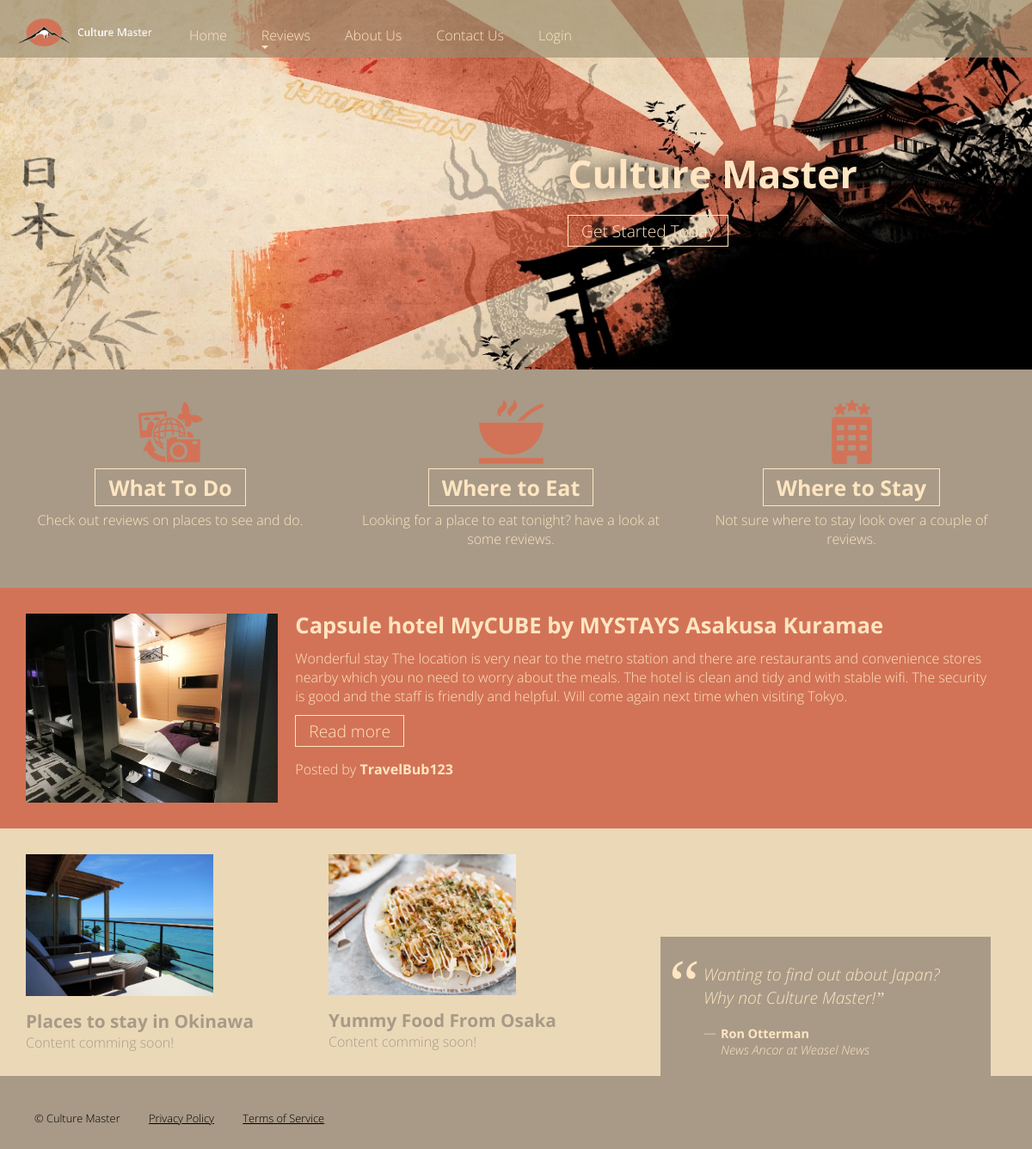
Page /home/ on the earlier database version.
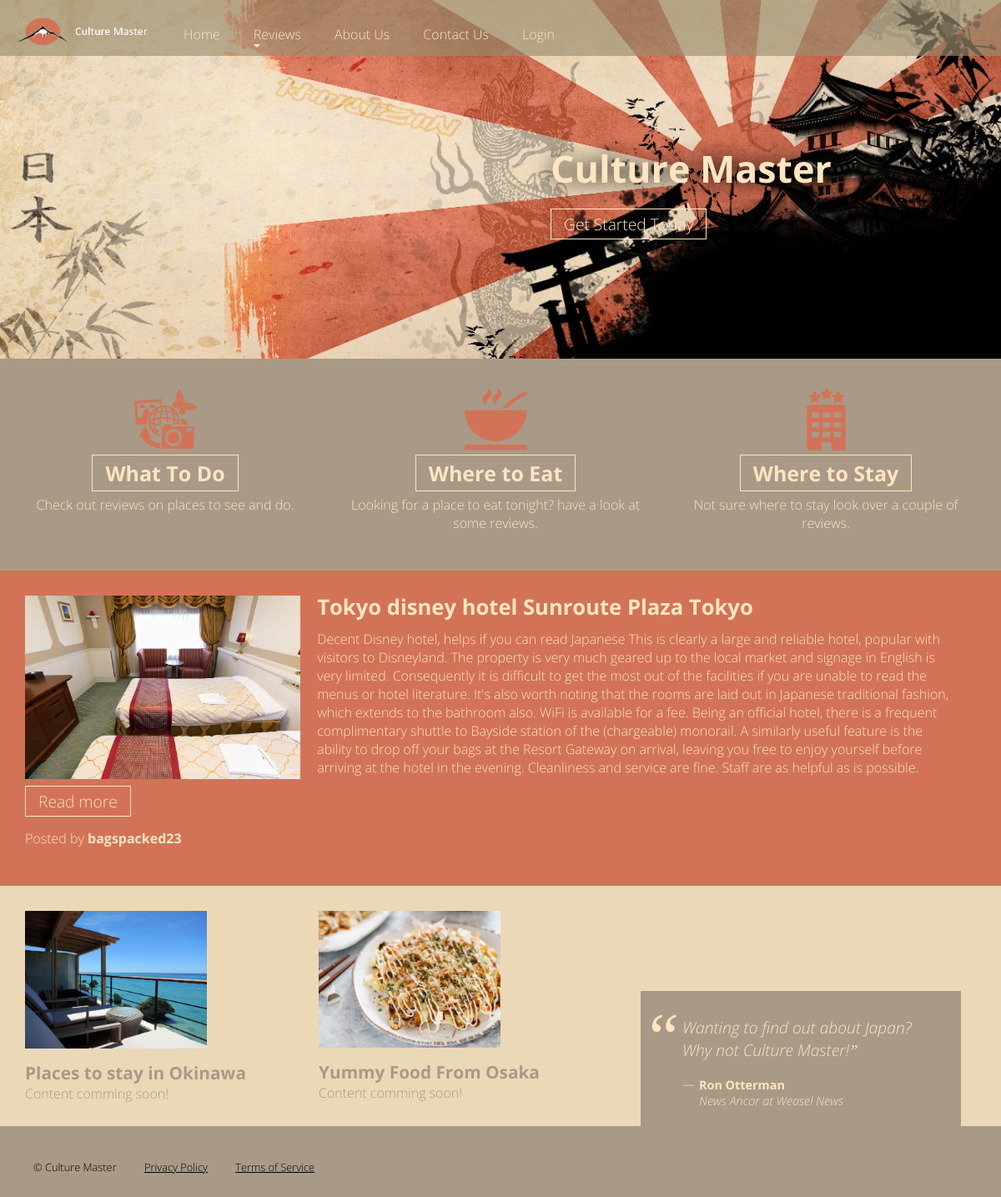
Same page on the later database version.
### home/models.py (models this page shows, shortened)
class Review(models.Model):
    TYPE_CHOICES =(
        ('Food' ,'Food'),
        ('Activities', 'Activities'),
        ('Accommodation','Accommodation')
    )
    title = models.CharField(max_length=50)
    type = models.CharField(choices=TYPE_CHOICES, max_length=30, default=2)
    content = models.CharField(max_length=4096)
    poster = models.ForeignKey(settings.AUTH_USER_MODEL, on_delete=models.SET_NULL, null=True)
    posted = models.CharField(max_length=10, default=timezone.now)
    image = models.ImageField(upload_to='review_Images/')
    readonly_fields=('posted', 'poster')

### home/views.py (the view)
# urls.py: path('home/', include('home.urls')),
def home(request):
    queryset1 = Review.objects.order_by('-posted')[:1]
    meta = {
        'title': 'Home',
        'companyName': companyName,
        'review_list': queryset1,
        'description': companyName +' home page where you can see a quick rundown of the page and its features'
    }
    return render(request, 'home/home.html', meta)

### home/templates/home/home.html
{% extends "base.html" %}
{% load static %}
{% block content %}
<section class="main">
  <aside>
    <div class="content trending">
      <h3><a class="btn" href="{% url 'reviews_list_strd' %}">What To Do</a></h3>
      <p>Check out reviews on places to see and do.</p>
    </div>
  </aside>
  <aside>
    <div class="content find">
      <h3><a class="btn" href="{% url 'reviews_list_strd' %}">Where to Eat</a></h3>
      <p>Looking for a place to eat tonight? have a look at some reviews.</p>
    </div>
  </aside>
  <aside>
    <div class="content tools">
      <h3><a class="btn" href="{% url 'reviews_list_strd' %}">Where to Stay</a></h3>
      <p>Not sure where to stay look over a couple of reviews.</p>
    </div>
  </aside>
</section>
<section class="atmo">
  <article>
      {% if review_list %}
          {% for i in review_list %}
     <img class="imageNew" id="reviewImage" src="{{i.image.url}}">
    <h2>{{ i.title|capfirst }}</h2>
    <p>{{ i.content }}</p>
    <a class="btn" title="Launching" href="{% url 'review_detail' i.id %}">Read more</a>
    <p class="poster">Posted by <strong>{{i.poster}}</strong></p>
          {% endfor %}
        {% else %}
        <p>There are no reviews to display.</p>
        {% endif %}
  </article>
</section>
<section class="Phase">
  <aside>
    <div class="content">
        <img class="imgg" alt="Phase 2" src="{% static 'images/Okinawa_Place_to_Stay.png' %}" />
      <h4>Places to stay in Okinawa</h4>
      <p>Content comming soon!</p>
    </div>
  </aside>
  <aside>
    <div class="content">
      <img class="imgg" alt="Phase 3" src="{% static 'images/Yummy_Food_From_Osaka.png' %}">
      <h4>Yummy Food From Osaka</h4>
      <p>Content comming soon!</p>
    </div>
  </aside>
  <blockquote>
    <p class="quote">Wanting to find out about Japan? Why not {{ companyName }}!</p>
    <p class="credit"><strong>Ron Otterman</strong><br><em>News Ancor at Weasel News</em></p>
  </blockquote>
</section>
{% endblock %}

Differences in the rows shown:
no longer on this page (row unchanged): Review: image (picture), title "Capsule hotel MyCUBE by MYSTAYS Asakusa Kuramae", content "Wonderful stay The location is very near to the metro station and there are restaurants and convenience stores nearby which you no need to worry about the meals. The hotel is clean and tidy and with stable wifi. The security is good and the staff is friendly and helpful. Will come again next time when visiting Tokyo.", poster "TravelBub123"
added Review: image (picture), title "Tokyo disney hotel Sunroute Plaza Tokyo", content "Decent Disney hotel, helps if you can read Japanese This is clearly a large and reliable hotel, popular with visitors to Disneyland. The property is very much geared up to the local market and signage in English is very limited. Consequently it is difficult to get the most out of the facilities if you are unable to read the menus or hotel literature. It's also worth noting that the rooms are laid out in Japanese traditional fashion, which extends to the bathroom also. WiFi is available for a fee. Being an official hotel, there is a frequent complimentary shuttle to Bayside station of the (chargeable) monorail. A similarly useful feature is the ability to drop off your bags at the Resort…", poster "bagspacked23"
